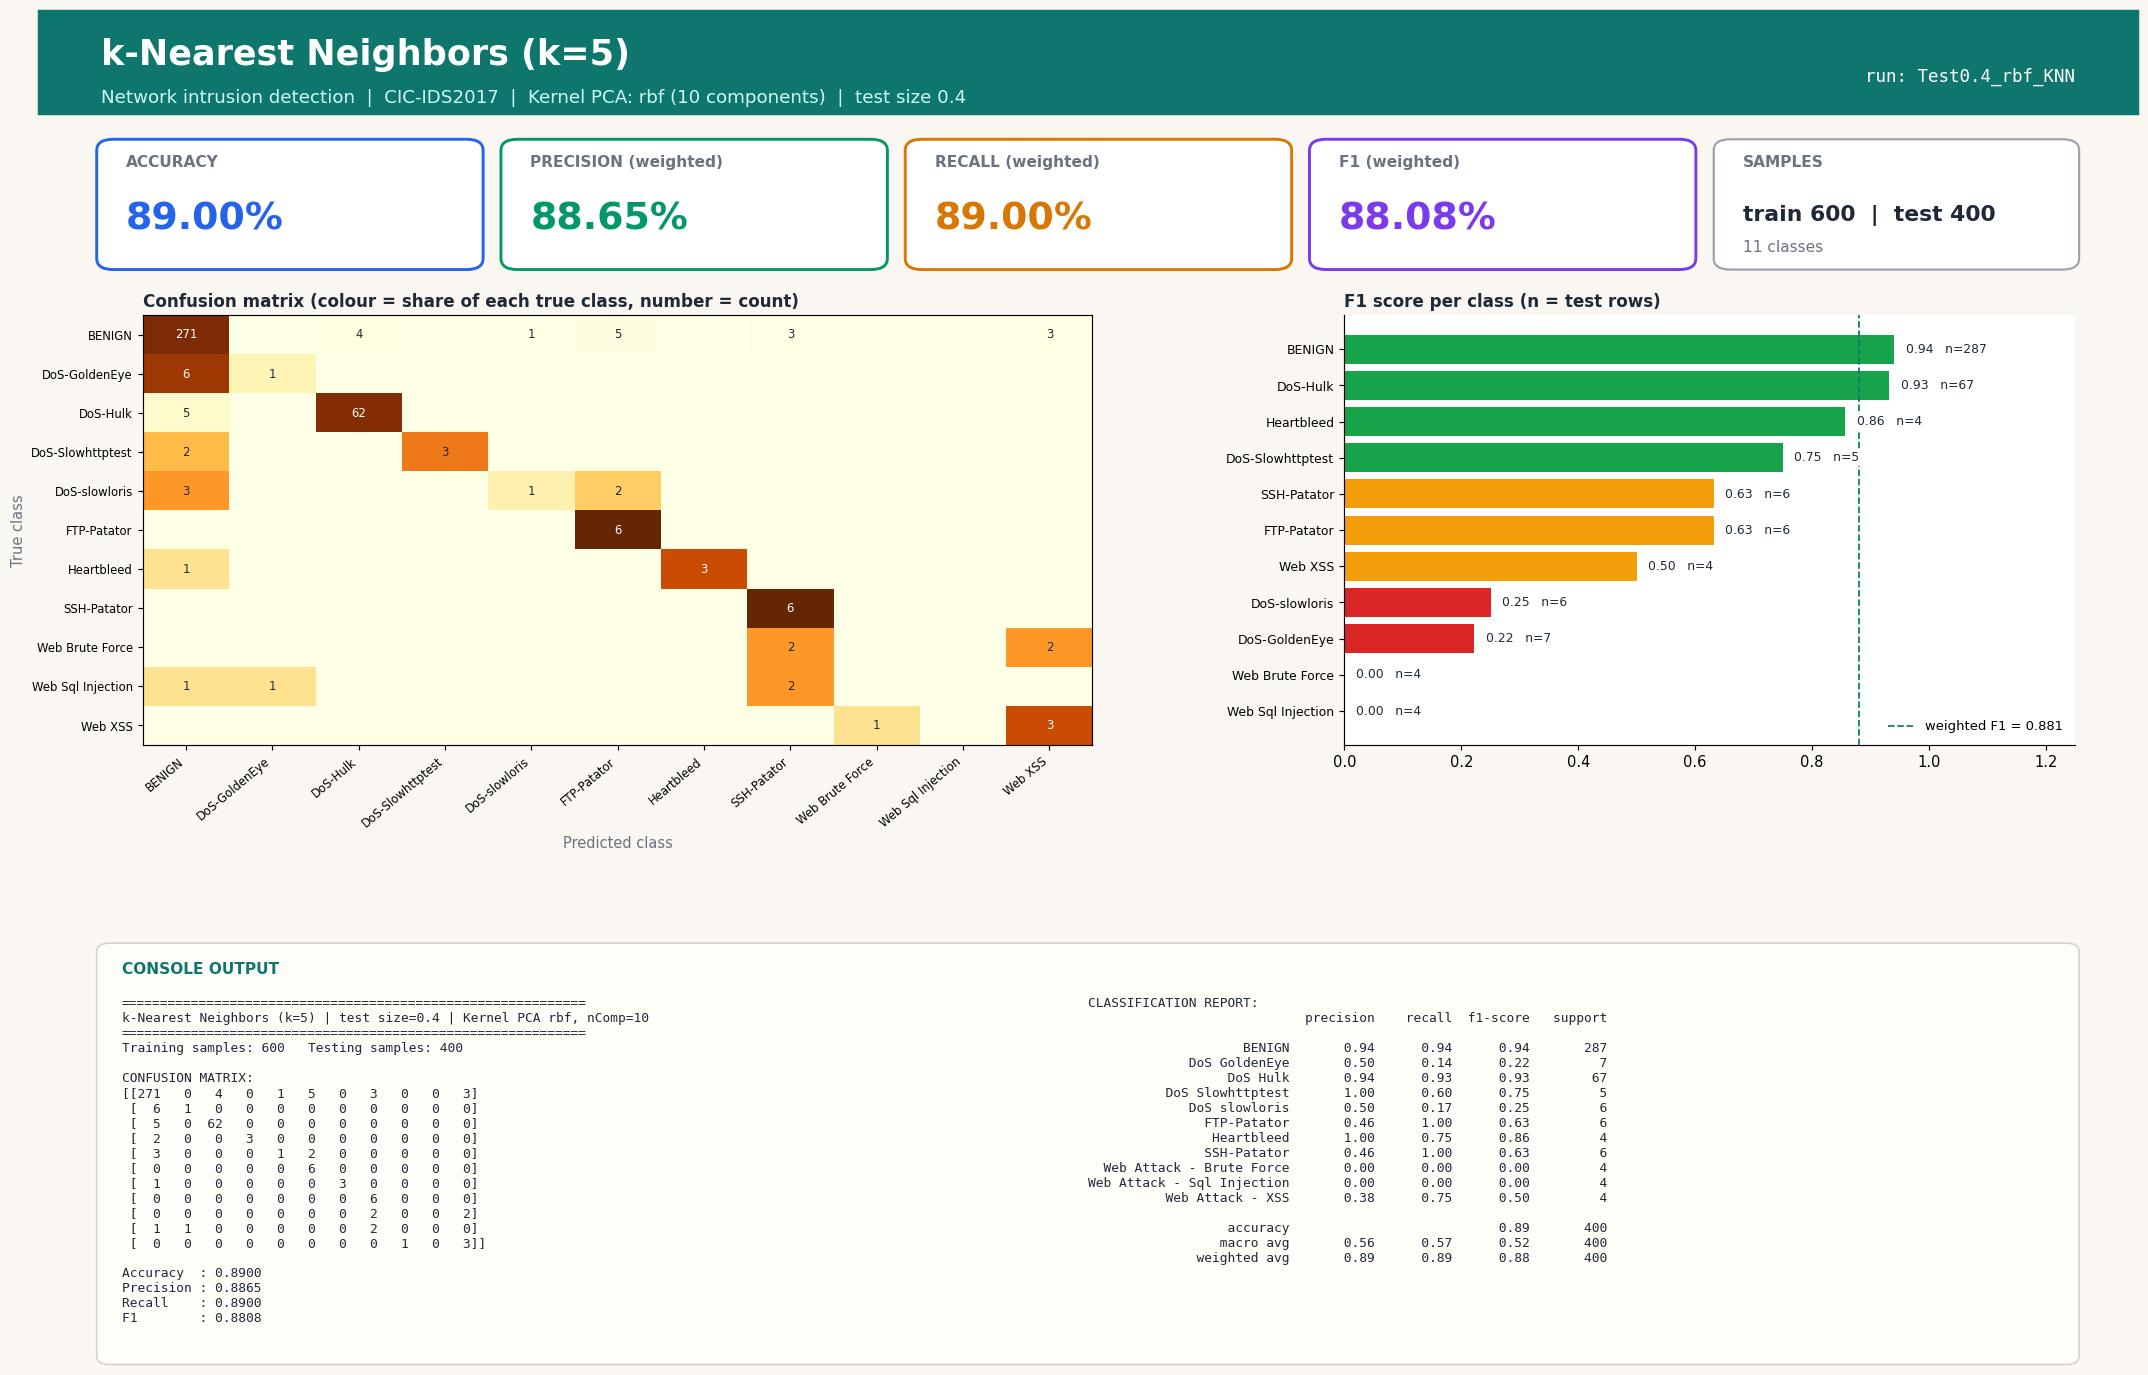

Generate this figure with Python:
#!/usr/bin/env python3
"""k-Nearest Neighbors (k=5) | Test size 0.4 | Kernel PCA kernel=rbf, n_components=10
CIC-IDS2017 (Tue+Wed+Thu-morning) 1000-row stratified sample.
Run in any IDE (Spyder / VS Code / PyCharm / Jupyter): open the file and press Run, no arguments needed.
Saves next to this file: 'Test0.4_rbf_KNN.jpg' - one image with the console output (confusion matrix, metrics, classification report) plus charts."""
import json, os
import numpy as np
import matplotlib.pyplot as plt
from sklearn.decomposition import KernelPCA
from sklearn.neighbors import KNeighborsClassifier
from sklearn.metrics import (accuracy_score, classification_report, confusion_matrix,
                             f1_score, precision_score, recall_score)
from sklearn.model_selection import train_test_split
from sklearn.preprocessing import StandardScaler

TEST_SIZE, KERNEL, N_COMP, ALG, ALG_NAME = 0.4, "rbf", 10, "KNN", "k-Nearest Neighbors (k=5)"
try:
    HERE = os.path.dirname(os.path.abspath(__file__))
except NameError:                      # Jupyter / interactive console
    HERE = os.getcwd()
def _find_root():                      # folder that contains data/sample.npz (works from any working directory)
    for p in (HERE, os.path.join(HERE, ".."), os.path.join(HERE, "..", ".."), os.getcwd()):
        if os.path.exists(os.path.join(p, "data", "sample.npz")):
            return os.path.abspath(p)
    raise FileNotFoundError("data/sample.npz not found - run prepare_data.py or keep the repo folder structure")
ROOT = _find_root()
tag = f"Test{TEST_SIZE}_{KERNEL}_{ALG}"

# 1. LOAD cached, cleaned sample (see prepare_data.py)
d = np.load(os.path.join(ROOT, "data", "sample.npz"), allow_pickle=True)
X, y, class_names = d["X"], d["y"], [str(c).replace("�", "-") for c in d["classes"]]

# 2. SPLIT
X_train, X_test, y_train, y_test = train_test_split(
    X, y, test_size=TEST_SIZE, random_state=42, stratify=y)

# 3. SCALE (fit on train only)
scaler = StandardScaler()
X_train = scaler.fit_transform(X_train); X_test = scaler.transform(X_test)

# 4. DIMENSIONALITY REDUCTION: Kernel PCA (fit on train only; gamma = sklearn default 1/n_features)
kpca = KernelPCA(n_components=N_COMP, kernel=KERNEL, random_state=0)
X_train = kpca.fit_transform(X_train); X_test = kpca.transform(X_test)

# 5. CLASSIFIER
classifier = KNeighborsClassifier(n_neighbors=5)
classifier.fit(X_train, y_train)
y_pred = classifier.predict(X_test)

# 6. METRICS
labels = np.arange(len(class_names))
cm = confusion_matrix(y_test, y_pred, labels=labels)
res = dict(test_size=TEST_SIZE, kernel=KERNEL, n_components=N_COMP, algorithm=ALG, model=ALG_NAME,
           n_train=int(len(y_train)), n_test=int(len(y_test)),
           accuracy=accuracy_score(y_test, y_pred),
           precision=precision_score(y_test, y_pred, average="weighted", zero_division=0),
           recall=recall_score(y_test, y_pred, average="weighted", zero_division=0),
           f1=f1_score(y_test, y_pred, average="weighted", zero_division=0))
report = classification_report(y_test, y_pred, labels=labels, target_names=class_names, zero_division=0)
lines = ["=" * 60, f"{ALG_NAME} | test size={TEST_SIZE} | Kernel PCA {KERNEL}, nComp={N_COMP}", "=" * 60,
         f"Training samples: {len(y_train)}   Testing samples: {len(y_test)}", "", "CONFUSION MATRIX:", np.array2string(cm), ""]
for k in ("accuracy", "precision", "recall", "f1"): lines.append(f"{k.capitalize():10s}: {res[k]:.4f}")
lines += ["", "CLASSIFICATION REPORT:", report]
console_output = "\n".join(lines); print(console_output)

# 7. VISUAL OUTPUT: ONE report-style image (banner, KPI cards, charts, console output) - real results only
from matplotlib.patches import FancyBboxPatch, Rectangle
short = [c.replace("Web Attack - ", "Web ").replace("DoS ", "DoS-") for c in class_names]
rep = classification_report(y_test, y_pred, labels=labels, target_names=class_names, zero_division=0, output_dict=True)
cmn = cm / np.maximum(cm.sum(axis=1, keepdims=True), 1)          # row-normalised = per-class recall
INK, MUTED, BG, ACC = "#1f2937", "#6b7280", "#faf7f2", "#0f766e"
fig = plt.figure(figsize=(20, 13.2), dpi=105, facecolor=BG)
fig.add_artist(Rectangle((0, 0.925), 1, 0.075, transform=fig.transFigure, color=ACC, zorder=0))
fig.text(0.03, 0.968, f"{ALG_NAME}", fontsize=24, fontweight="bold", color="white", va="center")
fig.text(0.03, 0.937, f"Network intrusion detection  |  CIC-IDS2017  |  Kernel PCA: {KERNEL} ({N_COMP} components)  |  test size {TEST_SIZE}",
         fontsize=12.5, color="#ccfbf1", va="center")
fig.text(0.97, 0.952, f"run: {tag}", fontsize=12, color="white", ha="right", va="center", family="monospace")

# KPI cards
cards = [("ACCURACY", res["accuracy"], "#2563eb"), ("PRECISION (weighted)", res["precision"], "#059669"),
         ("RECALL (weighted)", res["recall"], "#d97706"), ("F1 (weighted)", res["f1"], "#7c3aed")]
for i, (lab, v, col) in enumerate(cards):
    x0 = 0.03 + i * 0.1925
    fig.add_artist(FancyBboxPatch((x0, 0.815), 0.18, 0.09, boxstyle="round,pad=0.002,rounding_size=0.008", transform=fig.transFigure,
                                  facecolor="white", edgecolor=col, linewidth=2))
    fig.text(x0 + 0.012, 0.887, lab, fontsize=10.5, color=MUTED, fontweight="bold")
    fig.text(x0 + 0.012, 0.842, f"{v * 100:.2f}%", fontsize=26, color=col, fontweight="bold")
fig.add_artist(FancyBboxPatch((0.80, 0.815), 0.17, 0.09, boxstyle="round,pad=0.002,rounding_size=0.008", transform=fig.transFigure,
                              facecolor="white", edgecolor="#9ca3af", linewidth=1.5))
fig.text(0.812, 0.887, "SAMPLES", fontsize=10.5, color=MUTED, fontweight="bold")
fig.text(0.812, 0.848, f"train {res['n_train']}  |  test {res['n_test']}", fontsize=15, color=INK, fontweight="bold")
fig.text(0.812, 0.826, f"{len(class_names)} classes", fontsize=10.5, color=MUTED)

gs = fig.add_gridspec(1, 2, left=0.05, right=0.97, top=0.78, bottom=0.47, wspace=0.30, width_ratios=[1.3, 1])
ax1 = fig.add_subplot(gs[0, 0]); ax2 = fig.add_subplot(gs[0, 1])
for ax in (ax1, ax2): ax.set_facecolor("white")
im = ax1.imshow(cmn, cmap="YlOrBr", vmin=0, vmax=1, aspect="auto")
ax1.set_xticks(labels); ax1.set_yticks(labels); ax1.set_xticklabels(short, rotation=40, ha="right", fontsize=8); ax1.set_yticklabels(short, fontsize=8)
ax1.set_title("Confusion matrix (colour = share of each true class, number = count)", loc="left", fontsize=11.5, color=INK, fontweight="bold")
ax1.set_xlabel("Predicted class", color=MUTED); ax1.set_ylabel("True class", color=MUTED)
for a_ in labels:
    for b_ in labels:
        if cm[a_, b_]: ax1.text(b_, a_, cm[a_, b_], ha="center", va="center", fontsize=8, color="white" if cmn[a_, b_] > 0.6 else INK)
f1s = [rep[c]["f1-score"] for c in class_names]; sup = [int(rep[c]["support"]) for c in class_names]
order = np.argsort(f1s)
cols = ["#dc2626" if f1s[i] < 0.34 else "#f59e0b" if f1s[i] < 0.67 else "#16a34a" for i in order]
ax2.barh(range(len(order)), [f1s[i] for i in order], color=cols)
ax2.set_yticks(range(len(order))); ax2.set_yticklabels([short[i] for i in order], fontsize=8.5); ax2.set_xlim(0, 1.25)
ax2.set_title("F1 score per class (n = test rows)", loc="left", fontsize=11.5, color=INK, fontweight="bold")
for k, i in enumerate(order): ax2.text(f1s[i] + 0.02, k, f"{f1s[i]:.2f}   n={sup[i]}", va="center", fontsize=8.5, color=INK, zorder=5, bbox=dict(facecolor="white", edgecolor="none", pad=1))
for sp in ("top", "right"): ax2.spines[sp].set_visible(False)
ax2.axvline(res["f1"], color=ACC, ls="--", lw=1.2, label=f"weighted F1 = {res['f1']:.3f}"); ax2.legend(loc="lower right", fontsize=9, frameon=False)

# console output panel (same text that is printed to the console)
fig.add_artist(FancyBboxPatch((0.03, 0.025), 0.94, 0.30, boxstyle="round,pad=0.002,rounding_size=0.006", transform=fig.transFigure,
                              facecolor="#fffdf8", edgecolor="#d6d3d1", linewidth=1.2))
fig.text(0.04, 0.305, "CONSOLE OUTPUT", fontsize=10.5, color=ACC, fontweight="bold")
split_at = lines.index("CLASSIFICATION REPORT:")
fig.text(0.04, 0.288, "\n".join(lines[:split_at]), family="monospace", fontsize=8.8, color=INK, va="top")
fig.text(0.50, 0.288, "\n".join(lines[split_at:]), family="monospace", fontsize=8.8, color=INK, va="top")
plt.savefig(os.path.join(HERE, tag + ".jpg"), format="jpg", bbox_inches="tight", facecolor=BG)
if os.environ.get("ACN_NO_SHOW") != "1": plt.show()   # IDEs display the image; run_all.py disables this
plt.close()

os.makedirs(os.path.join(ROOT, "results", "json"), exist_ok=True)
with open(os.path.join(ROOT, "results", "json", tag + ".json"), "w") as f: json.dump(res, f)
